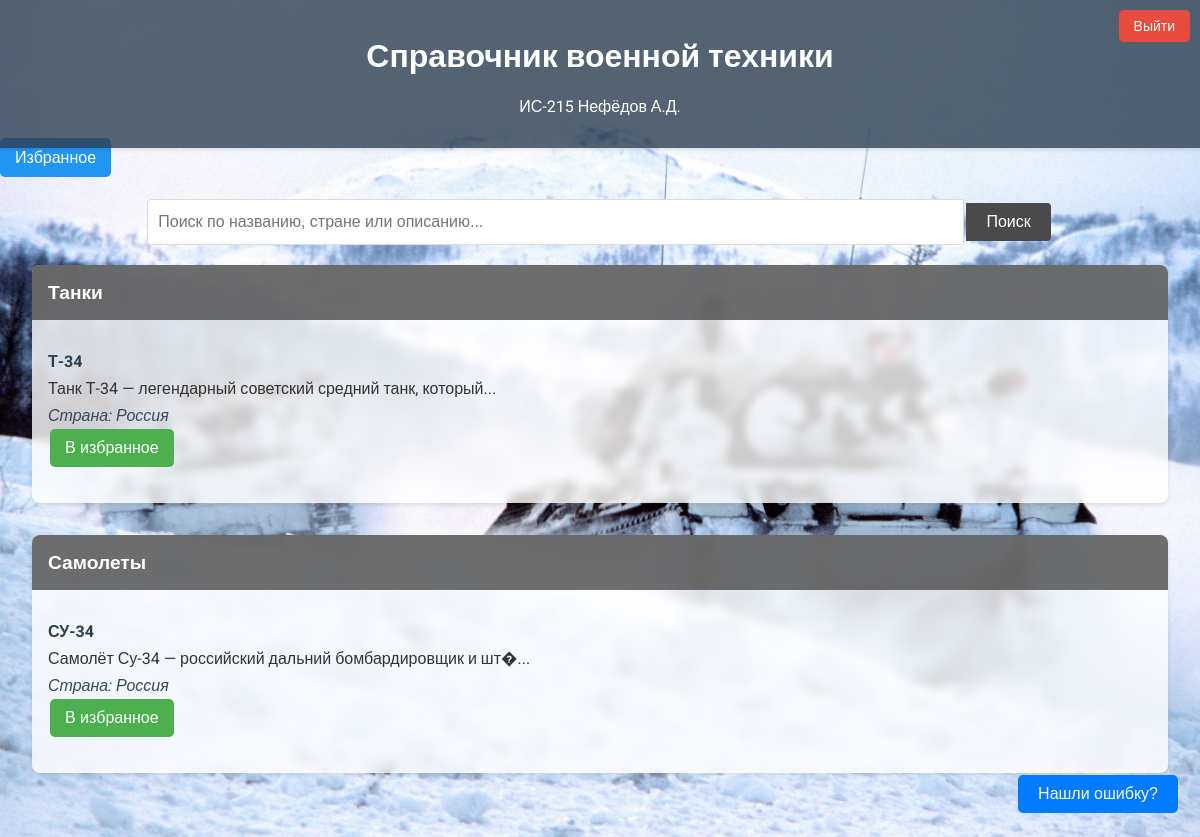
The page / on the database its author committed.
### tables this page shows
CREATE TABLE `military_equipment` (
  `id` int(50) NOT NULL,
  `name` varchar(255) NOT NULL,
  `description` varchar(2555) NOT NULL,
  `category` varchar(255) NOT NULL,
  `country` varchar(255) NOT NULL
);

### index.php (the view, shortened to what this page needs)
<?php
include 'db_index.php';
$pdo->setAttribute(PDO::ATTR_ERRMODE, PDO::ERRMODE_EXCEPTION);
$search = $_GET['search'] ?? '';
if ($search) {
    $stmt = $pdo->prepare("SELECT * FROM military_equipment WHERE name LIKE :search OR country LIKE :search OR description LIKE :search");
    $stmt->execute(['search' => "%$search%"]);
    $searchResults = $stmt->fetchAll(PDO::FETCH_ASSOC);
    $equipment = [];
    foreach ($searchResults as $item) {
        $equipment[$item['category']][] = $item;
    }
    $categories = array_unique(array_column($searchResults, 'category'));
} else {
    $stmt = $pdo->query("SELECT DISTINCT category FROM military_equipment");
    $categories = $stmt->fetchAll(PDO::FETCH_COLUMN);
    $equipment = [];
    foreach ($categories as $category) {
        $stmt = $pdo->prepare("SELECT * FROM military_equipment WHERE category = :category");
        $stmt->execute(['category' => $category]);
        $equipment[$category] = $stmt->fetchAll(PDO::FETCH_ASSOC);
    }
}
?>
<!DOCTYPE html>
<html lang="ru">
<head>
</head>
<body>
<header class="header">
    <h1>Справочник военной техники</h1>
    <p>ИС-215 Нефёдов А.Д.</p>
    <a href="logout.php" class="logout-btn">Выйти</a>
</header>
<div class="favorites-link">
    <a href="favorites.php" class="favorites-btn">Избранное</a>
</div>
    <div class="container">
    <form class="search-form" action="" method="GET">
        <input type="text" name="search" placeholder="Поиск по названию, стране или описанию..." value="<?= htmlspecialchars($_GET['search'] ?? '') ?>">
        <button type="submit">Поиск</button>
    </form>
        <?php foreach ($categories as $category): ?>
            <div class="category">
                <div class="category-header"><?= htmlspecialchars($category) ?></div>
                <ul class="equipment-list">
                <?php foreach ($equipment[$category] as $item): ?>
    <li class="equipment-item">
        <a href="equipment_details.php?id=<?= $item['id'] ?>" class="equipment-link">
            <div class="equipment-name"><?= htmlspecialchars($item['name']) ?></div>
            <div class="equipment-description"><?= htmlspecialchars(substr($item['description'], 0, 100)) ?>...</div>
            <div class="equipment-country">Страна: <?= htmlspecialchars($item['country']) ?></div>
        </a>
        <form action="" method="POST" style="display:inline;">
        <button type="submit" name="add_to_favorites">В избранное</button>
    </form>
    </li>
<?php endforeach; ?>
                </ul>
            </div>
        <?php endforeach; ?>
    </div>
<button id="feedbackBtn">Нашли ошибку?</button>
</body>
</html>

### index.php (style rules this page uses)
.search-form { margin-bottom: 20px; display: flex; justify-content: center; }
.search-form input[type="text"] { width: 70%; padding: 10px; font-size: 16px; border: 1px solid #ddd; border-radius: 4px 0 0 4px; }
.search-form button { padding: 10px 20px; font-size: 16px; background-color: #4a4a4a; color: white; border: none; border-radius: 0 4px 4px 0; cursor: pointer; }
body { font-family: 'Roboto', sans-serif; margin: 0; padding: 0; background-color: #f0f0f0; color: #333; background-image: url(fon_tanki.jpg); background-size: cover; background-attachment: fixed; }
.logout-btn { position: absolute; top: 10px; right: 10px; padding: 8px 15px; background-color: #e74c3c; color: white; text-decoration: none; border-radius: 5px; font-size: 14px; transition: background-color 0.3s; }
.header { position: relative; }
.header { background-color: rgba(44, 62, 80, 0.8); color: white; text-align: center; padding: 1rem 0; box-shadow: 0 2px 4px rgba(0,0,0,0.1); }
.container { max-width: 1200px; margin: 0 auto; padding: 2rem; }
.category { background-color: rgba(255, 255, 255, 0.8); border-radius: 8px; box-shadow: 0 2px 4px rgba(0,0,0,0.1); margin-bottom: 2rem; overflow: hidden; backdrop-filter: blur(5px); }
.category-header { background-color: rgba(74, 74, 74, 0.8); color: white; padding: 1rem; font-size: 1.2rem; font-weight: bold; }
#feedbackBtn { position: fixed; bottom: 20px; right: 20px; padding: 10px 20px; background-color: #007bff; color: white; border: none; border-radius: 5px; cursor: pointer; }
.equipment-list { list-style-type: none; padding: 0; }
.equipment-item { padding: 1rem; border-bottom: 1px solid rgba(238, 238, 238, 0.5); }
.equipment-item:last-child { border-bottom: none; }
.equipment-name { font-weight: bold; color: #2c3e50; margin-bottom: 0.5rem; }
.equipment-description { color: #333; }
.equipment-country { font-style: italic; color: #34495e; margin-top: 0.5rem; }
.equipment-link { text-decoration: none; color: inherit; display: block; transition: background-color 0.3s; }
button { background-color: #4CAF50; color: white; border: none; padding: 10px 15px; text-align: center; text-decoration: none; display: inline-block; font-size: 16px; margin: 4px 2px; cursor: pointer; border-radius: 5px; transition: background-color 0.3s; }
.favorites-btn { background-color: #2196F3; color: white; padding: 10px 15px; text-decoration: none; border-radius: 5px; transition: background-color 0.3s; }

### rows shown on the page
military_equipment: name "Т-34", description "Танк Т-34 — легендарный советский средний танк, который", country "Россия"
military_equipment: name "СУ-34", description "Самолёт Су-34 — российский дальний бомбардировщик и шт�", country "Россия"

### other values the page prints
$category "Танки"
$category "Самолеты"
